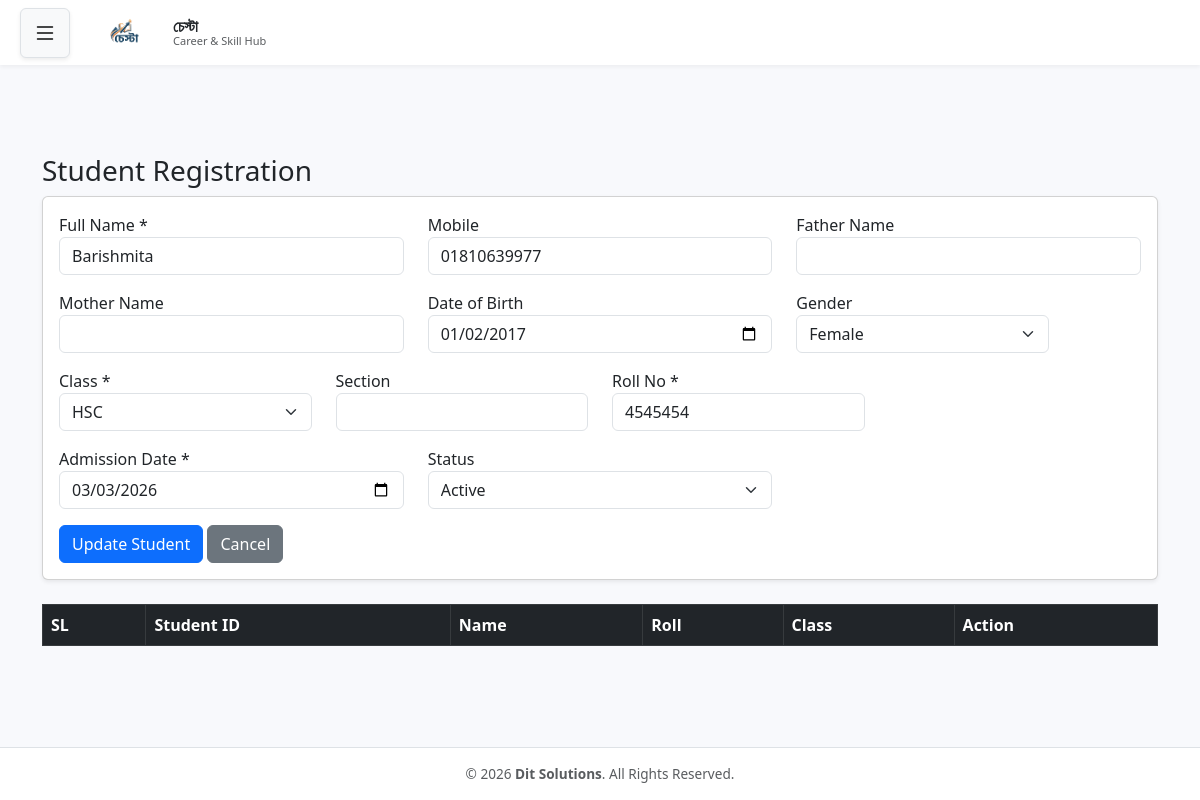
/student_entry.php?edit=1 (signed in), run on the app's committed database.
### tables this page shows
CREATE TABLE `student` (
  `id` int(11) NOT NULL,
  `student_id` varchar(50) NOT NULL,
  `full_name` varchar(200) NOT NULL,
  `father_name` varchar(200) DEFAULT NULL,
  `mother_name` varchar(200) DEFAULT NULL,
  `date_of_birth` date DEFAULT NULL,
  `gender` varchar(10) DEFAULT NULL,
  `mobile` varchar(20) DEFAULT NULL,
  `email` varchar(150) DEFAULT NULL,
  `address` text DEFAULT NULL,
  `class_id` varchar(50) DEFAULT NULL,
  `section` varchar(20) DEFAULT NULL,
  `roll_no` varchar(20) DEFAULT NULL,
  `admission_date` date DEFAULT NULL,
  `status` varchar(20) DEFAULT 'Active',
  `entry_date` datetime DEFAULT current_timestamp(),
  `entry_user` varchar(200) DEFAULT NULL,
  `edit_date` datetime DEFAULT NULL ON UPDATE current_timestamp(),
  `edit_user` varchar(200) DEFAULT NULL,
  `delete_user` varchar(200) DEFAULT NULL,
  `delete_date` datetime DEFAULT NULL,
  `delete_status` varchar(10) DEFAULT 'No',
  `org_code` varchar(20) NOT NULL,
  `br_code` varchar(20) NOT NULL,
  `authorized_status` char(1) DEFAULT 'N',
  `authorized_user` varchar(100) DEFAULT NULL,
  `authorized_date` datetime DEFAULT NULL
);

CREATE TABLE `levels` (
  `id` int(11) NOT NULL,
  `name` varchar(100) NOT NULL,
  `BR_CODE` varchar(20) DEFAULT NULL,
  `ORG_CODE` varchar(20) DEFAULT NULL,
  `AUTHORIZED_STATUS` char(1) DEFAULT 'N',
  `AUTHORIZED_USER` varchar(100) DEFAULT NULL,
  `AUTHORIZED_DATE` date DEFAULT NULL,
  `ENTRY_DATE` date DEFAULT NULL,
  `ENTRY_USER` varchar(200) DEFAULT NULL,
  `EDIT_DATE` date DEFAULT NULL,
  `EDIT_USER` varchar(200) DEFAULT NULL,
  `DELETE_USER` varchar(200) DEFAULT NULL,
  `DELETE_DATE` date DEFAULT NULL
);

### student_entry.php (the view, shortened to what this page needs)
<?php
require 'db.php';
$canEdit   = $_SESSION['user']['can_edit'] ?? 0;
$editStudent = null;
$levels = $pdo->query("SELECT id, name FROM levels ORDER BY name ASC")
              ->fetchAll(PDO::FETCH_ASSOC);
if (isset($_GET['edit']) && $canEdit) {
    $stmt = $pdo->prepare("SELECT * FROM student WHERE id=?");
    $stmt->execute([$_GET['edit']]);
    $editStudent = $stmt->fetch(PDO::FETCH_ASSOC);
}
?>
<!DOCTYPE html>
<html>
<head>
    <link href="https://cdn.jsdelivr.net/npm/bootstrap@5.3.0/dist/css/bootstrap.min.css" rel="stylesheet">
</head>
<body class="d-flex flex-column min-vh-100">
<?php include 'header.php'; ?>
<main class="container py-4 flex-grow-1">
<h3>Student Registration</h3>
<div class="card shadow-sm mb-4">
<div class="card-body">
<form method="post" action="<?= $_SERVER['PHP_SELF'] ?>">
<div class="row">
    <div class="col-md-4 mb-3">
        <label>Full Name *</label>
        <input type="text" name="full_name" class="form-control" required value="<?= $editStudent['full_name'] ?? '' ?>">
    </div>
    <div class="col-md-4 mb-3">
        <label>Mobile</label>
        <input type="text" name="mobile" class="form-control" value="<?= $editStudent['mobile'] ?? '' ?>">
    </div>
    <div class="col-md-4 mb-3">
        <label>Father Name</label>
        <input type="text" name="father_name" class="form-control" value="<?= $editStudent['father_name'] ?? '' ?>">
    </div>
    <div class="col-md-4 mb-3">
        <label>Mother Name</label>
        <input type="text" name="mother_name" class="form-control" value="<?= $editStudent['mother_name'] ?? '' ?>">
    </div>
    <div class="col-md-4 mb-3">
        <label>Date of Birth</label>
        <input type="date" name="date_of_birth" class="form-control" value="<?= $editStudent['date_of_birth'] ?? '' ?>">
    </div>
    <div class="col-md-3 mb-3">
        <label>Gender</label>
        <select name="gender" class="form-select">
            <option value="Female" <?= (isset($editStudent['gender']) && $editStudent['gender']=='Female')?'selected':'' ?>>Female</option>
        </select>
    </div>
    <div class="col-md-3 mb-3">
        <label>Class *</label>
        <select name="class_id" class="form-select" required>
            <?php foreach ($levels as $level): ?>
            <option value="<?= $level['id'] ?>" <?= (isset($editStudent['class_id']) && $editStudent['class_id']==$level['id'])?'selected':'' ?>>
                <?= htmlspecialchars($level['name']) ?>
            </option>
            <?php endforeach; ?>
        </select>
    </div>
    <div class="col-md-3 mb-3">
        <label>Section</label>
        <input type="text" name="section" class="form-control" value="<?= $editStudent['section'] ?? '' ?>">
    </div>
    <div class="col-md-3 mb-3">
        <label>Roll No *</label>
        <input type="text" name="roll_no" class="form-control" required value="<?= $editStudent['roll_no'] ?? '' ?>">
    </div>
    <div class="col-md-4 mb-3">
        <label>Admission Date *</label>
        <input type="date" name="admission_date" class="form-control" required value="<?= $editStudent['admission_date'] ?? date('Y-m-d') ?>">
    </div>
    <div class="col-md-4 mb-3">
        <label>Status</label>
        <select name="status" class="form-select">
            <option value="Active" <?= (isset($editStudent['status']) && $editStudent['status']=='Active')?'selected':'' ?>>Active</option>
        </select>
    </div>
</div>
<button type="submit" class="btn btn-primary">
    <?= $editStudent ? 'Update Student' : 'Register Student' ?>
</button>
<?php if($editStudent): ?>
    <a href="student_entry.php" class="btn btn-secondary">Cancel</a>
<?php endif; ?>
</form>
</div>
</div>
<div class="table-responsive">
    <table class="table table-bordered table-striped">
        <thead class="table-dark">
            <tr>
                <th>SL</th>
                <th>Student ID</th>
                <th>Name</th>
                <th>Roll</th>
                <th>Class</th>
                <th>Action</th>
            </tr>
        </thead>
    </table>
</div>
</main>
<?php include 'footer.php'; ?>
</body>
</html>

### header.php (style rules this page uses)
:root { --sidebar-width: 280px; --dark-navy: #1a1a2e; --light-navy: #252545; }
body { background-color: #f8f9fc; margin: 0; min-height: 100vh; display: flex; }

### footer.php (style rules this page uses)
html, body { height: 100%; margin: 0; }
main { flex: 1; }

### data on the page
student: full_name "Barishmita", mobile "01810639977", date_of_birth "01/02/2017", gender "Female", class_id "HSC", roll_no "4545454", admission_date "03/03/2026", status "Active"

### other printed values
$orgName "চেস্টা"
